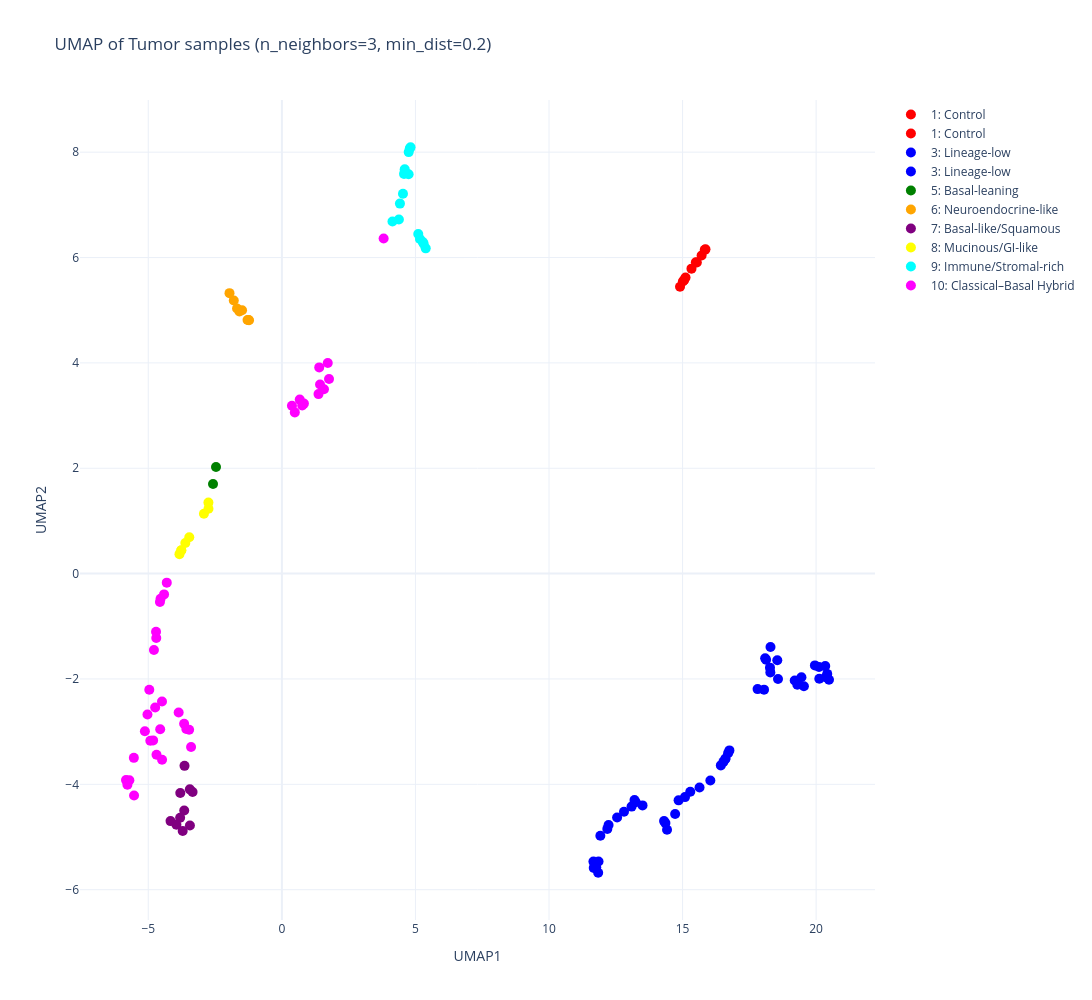

Notebook cell for this chart:
### Code cell
import plotly.graph_objects as go

colors = [
    "red",
    "blue",
    "green",
    "orange",
    "purple",
    "yellow",
    "cyan",
    "magenta",
    "black",
    "gray",
]

def plot_PCA_UMAP_plotly(df_umap: pd.DataFrame, n_neighbors: int, min_dist: float, width:int=800, height:int=600) -> go.Figure:

    pancreatic_groups = {
        1: "Control",
        2: "Control",
        3: "Lineage-low",
        4: "Lineage-low",
        5: "Basal-leaning",
        6: "Neuroendocrine-like",
        7: "Basal-like/Squamous",
        8: "Mucinous/GI-like",
        9: "Immune/Stromal-rich",
        10: "Classical–Basal Hybrid",
    }

    fig = go.Figure()

    maxi = np.max(df_hca.cluster)

    icolor = -1
    for nclu in np.arange(1, maxi+1):

        if nclu <= 2:
            # control
            icolor = 0
            text = f"1: Control"
        elif nclu <= 4:
            # control
            icolor = 1
            text = f"{3}: {pancreatic_groups.get(3, 'Unknown')}"
        else:
            icolor += 1
            text = f"{nclu}: {pancreatic_groups.get(nclu, 'Unknown')}"

        color = colors[icolor]
        samp_list = df_hca[df_hca["cluster"] == nclu]['sample']
        
        df2 = df_umap[df_umap["sample"].isin(samp_list)]

        fig.add_trace(
            go.Scatter(
                x=df2["UMAP1"],
                y=df2["UMAP2"],
                mode="markers+text",
                name=text,
                text="",
                textposition="middle right",
                textfont=dict(size=11),
                marker=dict(
                    size=10,
                    color=color,
                ),
                customdata=df2["sample"],
                hovertemplate=(
                    "<b>%{customdata[0]}</b><br>"
                    "%{text}<br>"
                    "UMAP1: %{x:.3f}<br>"
                    "UMAP2: %{y:.3f}"
                    "<extra></extra>"
                ),
            )
        )

    fig.update_layout(
        title=f"UMAP of {group} samples "
            f"(n_neighbors={n_neighbors}, min_dist={min_dist})",
        xaxis_title="UMAP1",
        yaxis_title="UMAP2",
        width=width,
        height=height,
        template="plotly_white",
        hovermode="closest",
    )

    return fig


fig = plot_PCA_UMAP_plotly(df_umap=df_umap, n_neighbors=n_neighbors, min_dist=min_dist, width=1300, height=1000)

if fig: fig.show()

### Figure 1 — Plotly figure (JSON) as saved in the notebook; plotly's stock layout.template omitted (floating-point values rounded to 4 significant figures)
{"data": [{"customdata": ["N-C3L-04072", "N-C3L-00640", "N-C3N-01899", "N-C3N-03069", "N-C3N-02765", "N-C3N-02996", "N-C3N-02696"], "hovertemplate": "<b>%{customdata[0]}</b><br>%{customdata[1]}<br>UMAP1: %{x:.3f}<br>UMAP2: %{y:.3f}<extra></extra>", "marker": {"color": "red", "size": 10}, "mode": "markers+text", "name": "1: Control", "text": "", "textfont": {"size": 11}, "textposition": "middle right", "type": "scatter", "x": [15.06, 15.11, 14.9, 15.5, 15.33, 15.53, 15.01], "y": [5.571, 5.62, 5.445, 5.908, 5.789, 5.905, 5.546]}, {"customdata": ["N-C3L-07033", "N-C3L-07032", "N-C3L-07037"], "hovertemplate": "<b>%{customdata[0]}</b><br>%{customdata[1]}<br>UMAP1: %{x:.3f}<br>UMAP2: %{y:.3f}<extra></extra>", "marker": {"color": "red", "size": 10}, "mode": "markers+text", "name": "1: Control", "text": "", "textfont": {"size": 11}, "textposition": "middle right", "type": "scatter", "x": [15.71, 15.83, 15.86], "y": [6.038, 6.146, 6.155]}, {"customdata": ["T-C3L-02890", "T-C3L-03635", "T-C3L-02701", "T-C3L-00589", "T-C3L-03123", "T-C3L-01124", "T-C3L-00625", "T-C3N-03439", "T-C3L-00277", "T-C3L-04080", "T-C3N-02944", "T-C3N-01388", "T-C3L-00640", "T-C3N-01719", "T-C3L-00819", "T-C3N-04284", "T-C3N-00511", "T-C3N-03061", "T-C3N-03839", "T-C3N-01899", "T-C3N-03069", "T-C3N-02765", "T-C3L-01032", "T-C3L-04853", "T-C3L-04495", "T-C3L-00881", "T-C3N-01716", "T-C3N-03000", "T-C3L-03632", "T-C3N-02589", "T-C3N-03006", "T-C3N-02996", "T-C3L-03639", "T-C3L-02606", "T-C3N-03173", "T-C3N-02696"], "hovertemplate": "<b>%{customdata[0]}</b><br>%{customdata[1]}<br>UMAP1: %{x:.3f}<br>UMAP2: %{y:.3f}<extra></extra>", "marker": {"color": "blue", "size": 10}, "mode": "markers+text", "name": "3: Lineage-low", "text": "", "textfont": {"size": 11}, "textposition": "middle right", "type": "scatter", "x": [20.48, 18.55, 16.43, 14.72, 16.6, 19.2, 18.13, 18.29, 16.61, 19.45, 17.81, 15.09, 14.85, 18.09, 13.5, 20.36, 14.31, 18.29, 16.04, 18.27, 16.53, 18.57, 14.36, 18.05, 19.3, 19.54, 14.42, 16.75, 20.12, 20.11, 19.95, 15.64, 16.71, 15.29, 20.34, 20.42], "y": [-2.014, -1.645, -3.64, -4.565, -3.524, -2.028, -1.634, -1.875, -3.51, -1.969, -2.192, -4.243, -4.304, -1.607, -4.4, -1.966, -4.698, -1.392, -3.926, -1.785, -3.574, -2.0, -4.736, -2.203, -2.11, -2.138, -4.861, -3.356, -1.998, -1.772, -1.742, -4.06, -3.408, -4.14, -1.756, -1.904]}, {"customdata": ["T-C3L-04072", "T-C3N-01383", "T-C3N-03666", "T-C3L-01053", "T-C3L-02115", "T-C3L-01598", "T-C3L-01689", "T-C3L-01971", "T-C3N-00517", "T-C3N-01382", "T-C3L-01051", "T-C3N-03754", "T-C3N-03665"], "hovertemplate": "<b>%{customdata[0]}</b><br>%{customdata[1]}<br>UMAP1: %{x:.3f}<br>UMAP2: %{y:.3f}<extra></extra>", "marker": {"color": "blue", "size": 10}, "mode": "markers+text", "name": "3: Lineage-low", "text": "", "textfont": {"size": 11}, "textposition": "middle right", "type": "scatter", "x": [13.25, 12.18, 13.09, 11.77, 11.68, 12.23, 12.55, 11.85, 11.66, 11.92, 11.84, 12.81, 13.2], "y": [-4.341, -4.846, -4.423, -5.576, -5.586, -4.774, -4.631, -5.465, -5.467, -4.976, -5.679, -4.519, -4.297]}, {"customdata": ["T-TCGA-2J-AABV", "T-TCGA-F2-6880"], "hovertemplate": "<b>%{customdata[0]}</b><br>%{customdata[1]}<br>UMAP1: %{x:.3f}<br>UMAP2: %{y:.3f}<extra></extra>", "marker": {"color": "green", "size": 10}, "mode": "markers+text", "name": "5: Basal-leaning", "text": "", "textfont": {"size": 11}, "textposition": "middle right", "type": "scatter", "x": [-2.577, -2.466], "y": [1.702, 2.023]}, {"customdata": ["T-TCGA-3A-A9IL", "T-TCGA-3A-A9IN", "T-TCGA-3A-A9IS", "T-TCGA-2L-AAQM", "T-TCGA-3A-A9IR", "T-TCGA-3A-A9IV", "T-TCGA-3A-A9IO", "T-TCGA-3A-A9IJ"], "hovertemplate": "<b>%{customdata[0]}</b><br>%{customdata[1]}<br>UMAP1: %{x:.3f}<br>UMAP2: %{y:.3f}<extra></extra>", "marker": {"color": "orange", "size": 10}, "mode": "markers+text", "name": "6: Neuroendocrine-like", "text": "", "textfont": {"size": 11}, "textposition": "middle right", "type": "scatter", "x": [-1.8, -1.961, -1.23, -1.491, -1.589, -1.679, -1.285, -1.25], "y": [5.186, 5.324, 4.811, 4.998, 4.976, 5.032, 4.815, 4.816]}, {"customdata": ["T-TCGA-HV-A5A6", "T-TCGA-FB-A5VM", "T-TCGA-IB-A5SS", "T-TCGA-HV-A7OL", "T-TCGA-Q3-AA2A", "T-TCGA-HZ-8005", "T-TCGA-2L-AAQL", "T-TCGA-2J-AABU", "T-TCGA-YH-A8SY", "T-TCGA-2J-AABI"], "hovertemplate": "<b>%{customdata[0]}</b><br>%{customdata[1]}<br>UMAP1: %{x:.3f}<br>UMAP2: %{y:.3f}<extra></extra>", "marker": {"color": "purple", "size": 10}, "mode": "markers+text", "name": "7: Basal-like/Squamous", "text": "", "textfont": {"size": 11}, "textposition": "middle right", "type": "scatter", "x": [-3.803, -3.446, -3.948, -3.443, -3.809, -3.656, -3.645, -4.168, -3.712, -3.342], "y": [-4.165, -4.095, -4.769, -4.782, -4.636, -4.498, -3.65, -4.699, -4.885, -4.147]}, {"customdata": ["T-TCGA-IB-A6UG", "T-TCGA-IB-8126", "T-TCGA-3A-A9I9", "T-TCGA-LB-A9Q5", "T-TCGA-FB-AAPP", "T-TCGA-US-A776", "T-TCGA-F2-A44H", "T-TCGA-HZ-7289"], "hovertemplate": "<b>%{customdata[0]}</b><br>%{customdata[1]}<br>UMAP1: %{x:.3f}<br>UMAP2: %{y:.3f}<extra></extra>", "marker": {"color": "yellow", "size": 10}, "mode": "markers+text", "name": "8: Mucinous/GI-like", "text": "", "textfont": {"size": 11}, "textposition": "middle right", "type": "scatter", "x": [-3.767, -3.614, -3.764, -3.466, -2.75, -2.918, -3.833, -2.748], "y": [0.4408, 0.5809, 0.4448, 0.689, 1.347, 1.136, 0.3696, 1.232]}, {"customdata": ["T-TCGA-HZ-8637", "T-TCGA-US-A77J", "T-TCGA-XN-A8T5", "T-TCGA-HZ-7920", "T-TCGA-HV-A5A5", "T-TCGA-IB-AAUW", "T-TCGA-HZ-A49H", "T-TCGA-IB-7888", "T-TCGA-IB-7897", "T-TCGA-F2-7276", "T-TCGA-IB-AAUT", "T-TCGA-HZ-8519", "T-TCGA-HZ-A77P", "T-TCGA-F2-7273", "T-TCGA-H6-A45N"], "hovertemplate": "<b>%{customdata[0]}</b><br>%{customdata[1]}<br>UMAP1: %{x:.3f}<br>UMAP2: %{y:.3f}<extra></extra>", "marker": {"color": "cyan", "size": 10}, "mode": "markers+text", "name": "9: Immune/Stromal-rich", "text": "", "textfont": {"size": 11}, "textposition": "middle right", "type": "scatter", "x": [4.534, 5.308, 5.168, 4.789, 5.105, 4.599, 5.275, 4.38, 4.817, 4.573, 4.42, 4.748, 5.385, 4.745, 4.14], "y": [7.21, 6.261, 6.352, 8.069, 6.445, 7.675, 6.294, 6.721, 8.094, 7.587, 7.024, 8.002, 6.174, 7.582, 6.683]}, {"customdata": ["T-TCGA-3A-A9IB", "T-TCGA-IB-7651", "T-TCGA-HV-A5A4", "T-TCGA-IB-7889", "T-TCGA-HZ-7919", "T-TCGA-2J-AAB8", "T-TCGA-HZ-A4BH", "T-TCGA-HZ-7926", "T-TCGA-FB-A78T", "T-TCGA-HZ-A49I", "T-TCGA-FB-AAPS", "T-TCGA-F2-A44G", "T-TCGA-F2-A7TX", "T-TCGA-IB-7652", "T-TCGA-IB-7644", "T-TCGA-Q3-A5QY", "T-TCGA-HV-AA8X", "T-TCGA-3A-A9IH", "T-TCGA-HV-AA8V", "T-TCGA-IB-8127", "T-TCGA-IB-AAUP", "T-TCGA-US-A774", "T-TCGA-IB-7893", "T-TCGA-HZ-8636", "T-TCGA-HZ-8315", "T-TCGA-FB-A7DR", "T-TCGA-HZ-A77Q", "T-TCGA-2J-AABH", "T-TCGA-HZ-A9TJ", "T-TCGA-F2-6879", "T-TCGA-H6-8124", "T-TCGA-2J-AAB1", "T-TCGA-HZ-8638", "T-TCGA-RB-A7B8", "T-TCGA-US-A77E", "T-TCGA-HZ-A4BK", "T-TCGA-H8-A6C1", "T-TCGA-2J-AAB4", "T-TCGA-2J-AABT"], "hovertemplate": "<b>%{customdata[0]}</b><br>%{customdata[1]}<br>UMAP1: %{x:.3f}<br>UMAP2: %{y:.3f}<extra></extra>", "marker": {"color": "magenta", "size": 10}, "mode": "markers+text", "name": "10: Classical–Basal Hybrid", "text": "", "textfont": {"size": 11}, "textposition": "middle right", "type": "scatter", "x": [-4.556, 1.765, -4.963, -4.925, 0.7609, -5.835, 1.576, 0.8247, -4.564, -5.032, -4.411, -5.534, -4.711, 3.809, -5.542, -3.472, -4.486, -4.693, -4.743, 0.4843, 1.399, 1.429, -3.659, 0.6697, 0.3776, -4.789, -5.782, -4.309, -3.4, -5.708, -3.864, -5.129, 1.718, -3.578, -4.821, 1.372, -4.488, -4.702, -4.542], "y": [-2.954, 3.693, -2.204, -3.173, 3.193, -3.92, 3.501, 3.227, -0.54, -2.675, -0.3944, -4.211, -1.105, 6.362, -3.498, -2.965, -3.535, -3.44, -2.54, 3.06, 3.915, 3.59, -2.849, 3.303, 3.187, -1.45, -4.008, -0.1713, -3.291, -3.921, -2.637, -2.994, 3.999, -2.951, -3.166, 3.407, -2.428, -1.223, -0.4764]}], "layout": {"height": 1000, "hovermode": "closest", "title": {"text": "UMAP of Tumor samples (n_neighbors=3, min_dist=0.2)"}, "width": 1300, "xaxis": {"title": {"text": "UMAP1"}}, "yaxis": {"title": {"text": "UMAP2"}}}}
